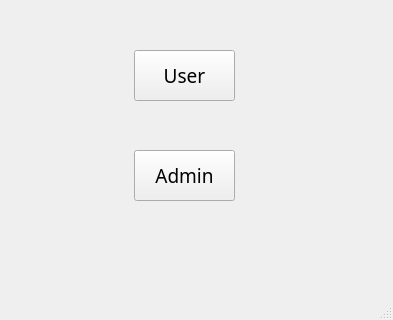
<?xml version="1.0" encoding="UTF-8"?>
<ui version="4.0">
 <class>UserAdmin</class>
 <widget class="QMainWindow" name="UserAdmin">
  <property name="geometry">
   <rect>
    <x>0</x>
    <y>0</y>
    <width>393</width>
    <height>320</height>
   </rect>
  </property>
  <property name="windowTitle">
   <string>MainWindow</string>
  </property>
  <property name="windowIcon">
   <iconset resource="Resources.qrc">
    <normaloff>:/imgs/digital-airline.jpg</normaloff>:/imgs/digital-airline.jpg</iconset>
  </property>
  <property name="styleSheet">
   <string notr="true">background-image: url(:/imgs/ace_combat-1920x1200.jpg);</string>
  </property>
  <widget class="QWidget" name="centralwidget">
   <widget class="QPushButton" name="pushButton">
    <property name="geometry">
     <rect>
      <x>134</x>
      <y>50</y>
      <width>101</width>
      <height>51</height>
     </rect>
    </property>
    <property name="font">
     <font>
      <family>MV Boli</family>
      <pointsize>14</pointsize>
     </font>
    </property>
    <property name="text">
     <string>User</string>
    </property>
   </widget>
   <widget class="QPushButton" name="pushButton_2">
    <property name="geometry">
     <rect>
      <x>134</x>
      <y>150</y>
      <width>101</width>
      <height>51</height>
     </rect>
    </property>
    <property name="font">
     <font>
      <family>MV Boli</family>
      <pointsize>14</pointsize>
     </font>
    </property>
    <property name="text">
     <string>Admin</string>
    </property>
   </widget>
  </widget>
  <widget class="QMenuBar" name="menubar">
   <property name="geometry">
    <rect>
     <x>0</x>
     <y>0</y>
     <width>393</width>
     <height>21</height>
    </rect>
   </property>
  </widget>
  <widget class="QStatusBar" name="statusbar"/>
 </widget>
 <resources>
  <include location="Resources.qrc"/>
 </resources>
 <connections/>
</ui>
